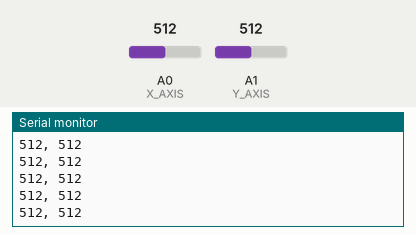
Bench run of a sketch on a simulated Arduino Uno, built with avr-gcc and run on an emulated ATmega328P. On the bench: the last lines printed to the serial monitor. The inputs (shaded band) are chosen by the test bench; at power-on: A0 (X_AXIS) = 512, A1 (Y_AXIS) = 512.

Above: at 1.2 s.
1.3 s: A0 (X_AXIS) set to 716
At 1.49 s:
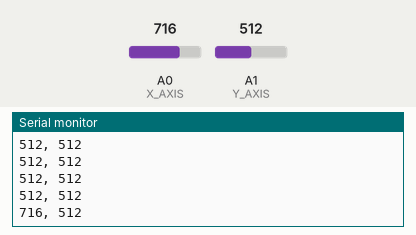
2.8 s: A1 (Y_AXIS) set to 716
At 2.84 s:
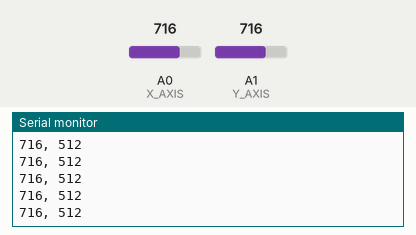
4.3 s: A0 (X_AXIS) set to 900
At 4.35 s:
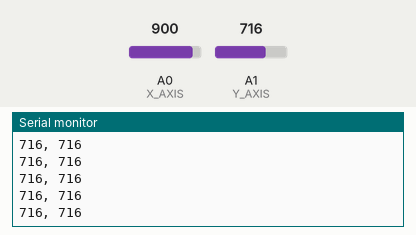
5.8 s: A1 (Y_AXIS) set to 900
At 5.85 s:
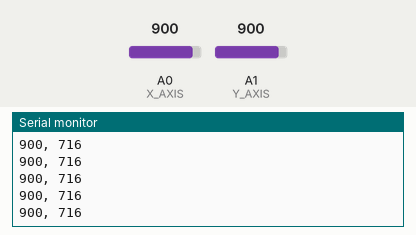
Timing chart, 0 to 8.3 s (numbered marks = the images above; inputs shaded):
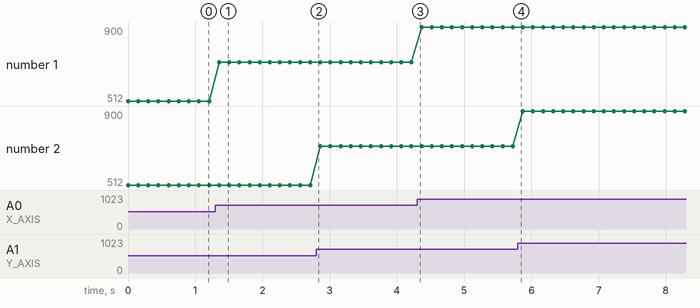

Measured:
- after the input at 1.3 s, the serial monitor: prints a new line after 0.06 s (image 1)
- plotted number 1: 512 → 716 after the input at 1.3 s, 716 → 900 after the input at 4.3 s

The sketch:

241011_15_joystick.ino
```cpp
const int X_AXIS = A0;
const int Y_AXIS = A1;

void setup() {
  // put your setup code here, to run once:
  Serial.begin(9600);
}

void loop() {
  // put your main code here, to run repeatedly:
  Serial.print(analogRead(X_AXIS));
  Serial.print(", ");
  Serial.println(analogRead(Y_AXIS));

  delay(150);
}
```
